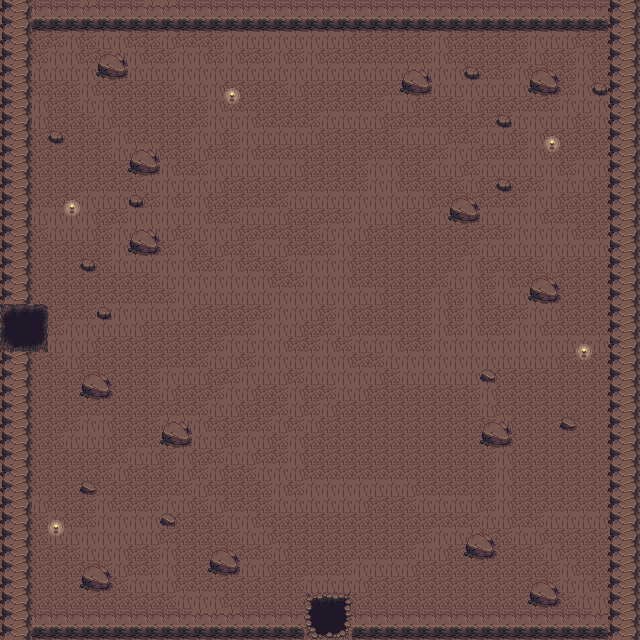

Below is a game level as drawn by its tile map, then a one-line description and the .tmx that defines it (tile-layer data replaced by summaries):
An orthogonal 40x40 tile map with 16x16 px tiles, 2 tile layers (Ground, Collison).

<map version="1.4" tiledversion="1.4.3" orientation="orthogonal" renderorder="right-down" width="40" height="40" tilewidth="16" tileheight="16" infinite="0" nextlayerid="3" nextobjectid="1">
 <tileset firstgid="1" name="cave" tilewidth="16" tileheight="16" tilecount="1000" columns="40">
  <image source="../cave.png" width="640" height="400" />
 </tileset>
 <layer id="1" name="Ground" width="40" height="40">
  <data>[1600 cells, 1600 non-empty, 2 distinct tile ids]</data>
 </layer>
 <layer id="2" name="Collison" width="40" height="40">
  <data>[1600 cells, 388 non-empty, 30 distinct tile ids]</data>
 </layer>
</map>
